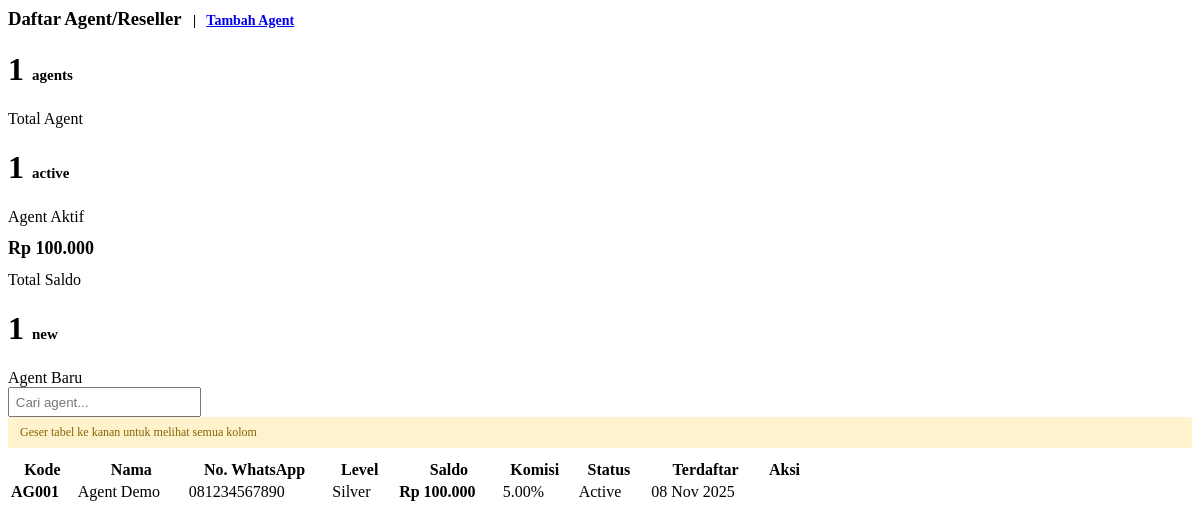
Screenshot of /agent-admin/agent_list.php with the database file from the repository.
### tables this page shows
CREATE TABLE IF NOT EXISTS agents (
    id INT AUTO_INCREMENT PRIMARY KEY,
    agent_code VARCHAR(20) UNIQUE NOT NULL,
    agent_name VARCHAR(100) NOT NULL,
    phone VARCHAR(20) UNIQUE NOT NULL,
    email VARCHAR(100),
    password VARCHAR(255) NOT NULL,
    balance DECIMAL(15,2) DEFAULT 0.00,
    status ENUM('active', 'inactive', 'suspended') DEFAULT 'active',
    level ENUM('bronze', 'silver', 'gold', 'platinum') DEFAULT 'bronze',
    commission_percent DECIMAL(5,2) DEFAULT 0.00,
    created_by VARCHAR(50),
    created_at TIMESTAMP DEFAULT CURRENT_TIMESTAMP,
    updated_at TIMESTAMP DEFAULT CURRENT_TIMESTAMP ON UPDATE CURRENT_TIMESTAMP,
    last_login TIMESTAMP NULL,
    notes TEXT,
    INDEX idx_phone (phone),
    INDEX idx_agent_code (agent_code),
    INDEX idx_status (status)
);

### include/db_config.php (called while the page is built, shortened)
<?php
function getDBConnection() {
    static $conn = null;
    if ($conn === null) {
        try {
            $dsn = "mysql:host=" . DB_HOST . ";dbname=" . DB_NAME . ";charset=" . DB_CHARSET;
            $options = [
                PDO::ATTR_ERRMODE => PDO::ERRMODE_EXCEPTION,
                PDO::ATTR_DEFAULT_FETCH_MODE => PDO::FETCH_ASSOC,
                PDO::ATTR_EMULATE_PREPARES => false,
            ];
            $conn = new PDO($dsn, DB_USER, DB_PASS, $options);
        } catch (PDOException $e) {
            error_log("Database connection failed: " . $e->getMessage());
            return false;
        }
    }
    return $conn;
}

### lib/Agent.class.php (called while the page is built, shortened)
<?php
class Agent {
    private $db;
    public function __construct() {
        $this->db = getDBConnection();
    }
    public function getAllAgents($status = null) {
        $sql = "SELECT * FROM agents";
        $sql .= " ORDER BY created_at DESC";
        $stmt = $this->db->prepare($sql);
        if ($status) {
            $stmt->execute([':status' => $status]);
        } else {
            $stmt->execute();
        }
        return $stmt->fetchAll();
    }
}

### agent-admin/agent_list.php (the view, shortened to what this page needs)
<?php
include_once('./include/db_config.php');
include_once('./lib/Agent.class.php');
$agent = new Agent();
$agents = $agent->getAllAgents();
function formatRupiah($amount) {
    return 'Rp ' . number_format($amount, 0, ',', '.');
}
$session = $_GET['session'] ?? (isset($session) ? $session : '');
?>
<div class="row">
<div class="col-12">
<div class="card">
<div class="card-header">
    <h3><i class="fa fa-users"></i> Daftar Agent/Reseller
        <span style="font-size: 14px">
            &nbsp; | &nbsp; <a href="./?hotspot=agent-add&session=<?= $session; ?>" title="Tambah Agent"><i class="fa fa-user-plus"></i> Tambah Agent</a>
        </span>
    </h3>
</div>
<div class="card-body">
    <div class="row mb-3">
        <div class="col-3 col-box-6">
            <div class="box bg-blue bmh-75">
                <h1><?= count($agents); ?>
                    <span style="font-size: 15px;">agents</span>
                </h1>
                <div>
                    <i class="fa fa-users"></i> Total Agent
                </div>
            </div>
        </div>
        <div class="col-3 col-box-6">
            <div class="box bg-green bmh-75">
                <h1><?= count(array_filter($agents, function($a) { return $a['status'] == 'active'; })); ?>
                    <span style="font-size: 15px;">active</span>
                </h1>
                <div>
                    <i class="fa fa-check-circle"></i> Agent Aktif
                </div>
            </div>
        </div>
        <div class="col-3 col-box-6">
            <div class="box bg-red bmh-75">
                <h1 style="font-size: 18px;"><?= formatRupiah(array_sum(array_column($agents, 'balance'))); ?></h1>
                <div>
                    <i class="fa fa-money"></i> Total Saldo
                </div>
            </div>
        </div>
        <div class="col-3 col-box-6">
            <div class="box bg-yellow bmh-75">
                <h1><?= count(array_filter($agents, function($a) {
                    return date('Y-m', strtotime($a['created_at'])) == date('Y-m');
                })); ?>
                    <span style="font-size: 15px;">new</span>
                </h1>
                <div>
                    <i class="fa fa-calendar"></i> Agent Baru
                </div>
            </div>
        </div>
    </div>
    <div class="row pd-t-10">
        <div class="col-12">
            <div class="input-group">
                <div class="input-group-4 col-box-4">
                    <input id="filterTable" type="text" style="padding:5.8px;" class="group-item group-item-l" placeholder="Cari agent...">
                </div>
            </div>
        </div>
    </div>
    <?php if (empty($agents)): ?>
    <div class="row pd-t-10">
        <div class="col-12 text-center" style="padding: 60px 20px; color: #999;">
            <i class="fa fa-users" style="font-size: 64px; opacity: 0.3; margin-bottom: 20px;"></i>
            <h3>Belum Ada Agent</h3>
            <p>Klik tombol "Tambah Agent" untuk menambahkan agent baru</p>
        </div>
    </div>
    <?php else: ?>
    <div class="d-block d-md-none" style="background: #fff3cd; padding: 8px 12px; margin-bottom: 10px; border-radius: 3px; font-size: 12px; color: #856404;">
        <i class="fa fa-hand-o-right"></i> Geser tabel ke kanan untuk melihat semua kolom
    </div>
    <div class="table-responsive" style="overflow-x: auto; -webkit-overflow-scrolling: touch;">
        <table id="dataTable" class="table table-bordered table-hover text-nowrap" style="min-width: 800px;">
            <thead>
                <tr>
                    <th>Kode</th>
                    <th>Nama</th>
                    <th>No. WhatsApp</th>
                    <th>Level</th>
                    <th>Saldo</th>
                    <th>Komisi</th>
                    <th>Status</th>
                    <th>Terdaftar</th>
                    <th>Aksi</th>
                </tr>
            </thead>
            <tbody>
                <?php foreach ($agents as $agt): ?>
                <tr>
                    <td><strong><?= htmlspecialchars($agt['agent_code']); ?></strong></td>
                    <td><?= htmlspecialchars($agt['agent_name']); ?></td>
                    <td><?= htmlspecialchars($agt['phone']); ?></td>
                    <td>
                        <span class="badge badge-<?= $agt['level']; ?>" style="padding: 4px 8px; border-radius: 3px;">
                            <?= ucfirst($agt['level']); ?>
                        </span>
                    </td>
                    <td><strong><?= formatRupiah($agt['balance']); ?></strong></td>
                    <td><?= $agt['commission_percent']; ?>%</td>
                    <td>
                        <span class="badge badge-<?= $agt['status']; ?>" style="padding: 4px 8px; border-radius: 3px;">
                            <?= ucfirst($agt['status']); ?>
                        </span>
                    </td>
                    <td><?= date('d M Y', strtotime($agt['created_at'])); ?></td>
                    <td>
                    </td>
                </tr>
                <?php endforeach; ?>
            </tbody>
        </table>
    </div>
    <?php endif; ?>
</div>
</div>
</div>
</div>

### rows the page displays
agents: status "1", agent_code "AG001", agent_name "Agent Demo", phone "081234567890", level "Silver", balance "Rp 100.000", commission_percent "5.00", status "Active", created_at "08 Nov 2025"

### other values shown
count($agents) "1"
formatRupiah(array_sum(array_column($agents, 'balance'))) "Rp 100.000"
